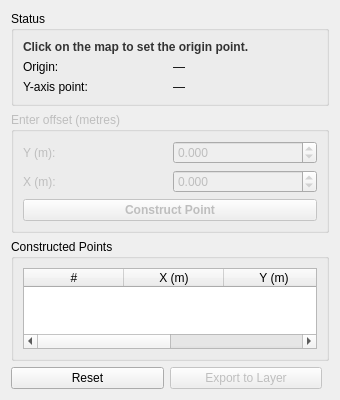
<?xml version="1.0" encoding="UTF-8"?>
<ui version="4.0">
 <class>OrthogonalMeasurePanelContent</class>
 <widget class="QWidget" name="OrthogonalMeasurePanelContent">
  <property name="geometry">
   <rect>
    <x>0</x>
    <y>0</y>
    <width>340</width>
    <height>400</height>
   </rect>
  </property>
  <property name="minimumSize">
   <size>
    <width>280</width>
    <height>0</height>
   </size>
  </property>
  <layout class="QVBoxLayout" name="mainLayout">

   <!-- Status / instructions -->
   <item>
    <widget class="QGroupBox" name="groupStatus">
     <property name="title">
      <string>Status</string>
     </property>
     <layout class="QVBoxLayout" name="statusLayout">
      <item>
       <widget class="QLabel" name="lblStatus">
        <property name="text">
         <string>Click on the map to set the origin point.</string>
        </property>
        <property name="wordWrap">
         <bool>true</bool>
        </property>
        <property name="styleSheet">
         <string>font-weight: bold; color: #333;</string>
        </property>
       </widget>
      </item>
      <item>
       <layout class="QGridLayout" name="coordGrid">
        <item row="0" column="0">
         <widget class="QLabel" name="lblOriginLabel">
          <property name="text">
           <string>Origin:</string>
          </property>
         </widget>
        </item>
        <item row="0" column="1">
         <widget class="QLabel" name="lblOriginCoord">
          <property name="text">
           <string>—</string>
          </property>
         </widget>
        </item>
        <item row="1" column="0">
         <widget class="QLabel" name="lblYAxisLabel">
          <property name="text">
           <string>Y-axis point:</string>
          </property>
         </widget>
        </item>
        <item row="1" column="1">
         <widget class="QLabel" name="lblYAxisCoord">
          <property name="text">
           <string>—</string>
          </property>
         </widget>
        </item>
       </layout>
      </item>
     </layout>
    </widget>
   </item>

   <!-- Coordinate input -->
   <item>
    <widget class="QGroupBox" name="groupInput">
     <property name="title">
      <string>Enter offset (metres)</string>
     </property>
     <property name="enabled">
      <bool>false</bool>
     </property>
     <layout class="QGridLayout" name="inputGrid">
      <item row="0" column="0">
       <widget class="QLabel" name="lblY">
        <property name="text">
         <string>Y (m):</string>
        </property>
       </widget>
      </item>
      <item row="0" column="1">
       <widget class="QDoubleSpinBox" name="spinY">
        <property name="minimum">
         <double>-999999.000000</double>
        </property>
        <property name="maximum">
         <double>999999.000000</double>
        </property>
        <property name="decimals">
         <number>3</number>
        </property>
        <property name="singleStep">
         <double>0.100000</double>
        </property>
        <property name="value">
         <double>0.000000</double>
        </property>
       </widget>
      </item>
      <item row="1" column="0">
       <widget class="QLabel" name="lblX">
        <property name="text">
         <string>X (m):</string>
        </property>
       </widget>
      </item>
      <item row="1" column="1">
       <widget class="QDoubleSpinBox" name="spinX">
        <property name="minimum">
         <double>-999999.000000</double>
        </property>
        <property name="maximum">
         <double>999999.000000</double>
        </property>
        <property name="decimals">
         <number>3</number>
        </property>
        <property name="singleStep">
         <double>0.100000</double>
        </property>
        <property name="value">
         <double>0.000000</double>
        </property>
       </widget>
      </item>
      <item row="2" column="0" colspan="2">
       <widget class="QPushButton" name="btnConstruct">
        <property name="text">
         <string>Construct Point</string>
        </property>
        <property name="styleSheet">
         <string>font-weight: bold;</string>
        </property>
        <property name="minimumHeight">
         <number>32</number>
        </property>
       </widget>
      </item>
     </layout>
    </widget>
   </item>

   <!-- Results table -->
   <item>
    <widget class="QGroupBox" name="groupResults">
     <property name="title">
      <string>Constructed Points</string>
     </property>
     <layout class="QVBoxLayout" name="resultsLayout">
      <item>
       <widget class="QTableWidget" name="tableResults">
        <property name="columnCount">
         <number>4</number>
        </property>
        <property name="selectionBehavior">
         <enum>QAbstractItemView::SelectRows</enum>
        </property>
        <property name="alternatingRowColors">
         <bool>true</bool>
        </property>
        <column>
         <property name="text">
          <string>#</string>
         </property>
        </column>
        <column>
         <property name="text">
          <string>X (m)</string>
         </property>
        </column>
        <column>
         <property name="text">
          <string>Y (m)</string>
         </property>
        </column>
        <column>
         <property name="text">
          <string>Map E, N</string>
         </property>
        </column>
       </widget>
      </item>
     </layout>
    </widget>
   </item>

   <!-- Bottom buttons -->
   <item>
    <layout class="QHBoxLayout" name="bottomButtons">
     <item>
      <widget class="QPushButton" name="btnReset">
       <property name="text">
        <string>Reset</string>
       </property>
      </widget>
     </item>
     <item>
      <widget class="QPushButton" name="btnExportLayer">
       <property name="text">
        <string>Export to Layer</string>
       </property>
       <property name="enabled">
        <bool>false</bool>
       </property>
      </widget>
     </item>
     <item>
      <spacer name="hSpacer">
       <property name="orientation">
        <enum>Qt::Horizontal</enum>
       </property>
      </spacer>
     </item>
    </layout>
   </item>

  </layout>
 </widget>
 <resources/>
 <connections/>
</ui>
